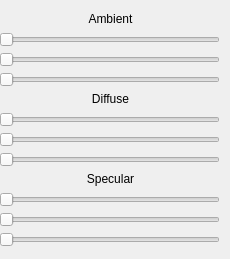
    <widget class="QWidget" name="tab_6">
     <attribute name="title">
      <string>Light</string>
     </attribute>
     <widget class="QSlider" name="horizontalSlider_13">
      <property name="geometry">
       <rect>
        <x>-1</x>
        <y>50</y>
        <width>221</width>
        <height>20</height>
       </rect>
      </property>
      <property name="maximum">
       <number>255</number>
      </property>
      <property name="orientation">
       <enum>Qt::Horizontal</enum>
      </property>
     </widget>
     <widget class="QSlider" name="horizontalSlider_14">
      <property name="geometry">
       <rect>
        <x>-1</x>
        <y>110</y>
        <width>221</width>
        <height>20</height>
       </rect>
      </property>
      <property name="maximum">
       <number>255</number>
      </property>
      <property name="orientation">
       <enum>Qt::Horizontal</enum>
      </property>
     </widget>
     <widget class="QLabel" name="label_29">
      <property name="geometry">
       <rect>
        <x>10</x>
        <y>170</y>
        <width>201</width>
        <height>17</height>
       </rect>
      </property>
      <property name="text">
       <string>Specular</string>
      </property>
      <property name="alignment">
       <set>Qt::AlignCenter</set>
      </property>
     </widget>
     <widget class="QLabel" name="label_30">
      <property name="geometry">
       <rect>
        <x>10</x>
        <y>10</y>
        <width>201</width>
        <height>17</height>
       </rect>
      </property>
      <property name="text">
       <string>Ambient</string>
      </property>
      <property name="alignment">
       <set>Qt::AlignCenter</set>
      </property>
     </widget>
     <widget class="QSlider" name="horizontalSlider_15">
      <property name="geometry">
       <rect>
        <x>-1</x>
        <y>150</y>
        <width>221</width>
        <height>20</height>
       </rect>
      </property>
      <property name="maximum">
       <number>255</number>
      </property>
      <property name="orientation">
       <enum>Qt::Horizontal</enum>
      </property>
     </widget>
     <widget class="QSlider" name="horizontalSlider_16">
      <property name="geometry">
       <rect>
        <x>-1</x>
        <y>130</y>
        <width>221</width>
        <height>20</height>
       </rect>
      </property>
      <property name="maximum">
       <number>255</number>
      </property>
      <property name="orientation">
       <enum>Qt::Horizontal</enum>
      </property>
     </widget>
     <widget class="QSlider" name="horizontalSlider_17">
      <property name="geometry">
       <rect>
        <x>-1</x>
        <y>210</y>
        <width>221</width>
        <height>20</height>
       </rect>
      </property>
      <property name="maximum">
       <number>255</number>
      </property>
      <property name="orientation">
       <enum>Qt::Horizontal</enum>
      </property>
     </widget>
     <widget class="QLabel" name="label_31">
      <property name="geometry">
       <rect>
        <x>10</x>
        <y>90</y>
        <width>201</width>
        <height>17</height>
       </rect>
      </property>
      <property name="text">
       <string>Diffuse</string>
      </property>
      <property name="alignment">
       <set>Qt::AlignCenter</set>
      </property>
     </widget>
     <widget class="QSlider" name="horizontalSlider_18">
      <property name="geometry">
       <rect>
        <x>-1</x>
        <y>70</y>
        <width>221</width>
        <height>20</height>
       </rect>
      </property>
      <property name="maximum">
       <number>255</number>
      </property>
      <property name="orientation">
       <enum>Qt::Horizontal</enum>
      </property>
     </widget>
     <widget class="QSlider" name="horizontalSlider_19">
      <property name="geometry">
       <rect>
        <x>-1</x>
        <y>230</y>
        <width>221</width>
        <height>20</height>
       </rect>
      </property>
      <property name="maximum">
       <number>255</number>
      </property>
      <property name="orientation">
       <enum>Qt::Horizontal</enum>
      </property>
     </widget>
     <widget class="QSlider" name="horizontalSlider_20">
      <property name="geometry">
       <rect>
        <x>-1</x>
        <y>190</y>
        <width>221</width>
        <height>20</height>
       </rect>
      </property>
      <property name="maximum">
       <number>255</number>
      </property>
      <property name="orientation">
       <enum>Qt::Horizontal</enum>
      </property>
     </widget>
     <widget class="QSlider" name="horizontalSlider_21">
      <property name="geometry">
       <rect>
        <x>-1</x>
        <y>30</y>
        <width>221</width>
        <height>20</height>
       </rect>
      </property>
      <property name="maximum">
       <number>255</number>
      </property>
      <property name="orientation">
       <enum>Qt::Horizontal</enum>
      </property>
     </widget>
    </widget>
